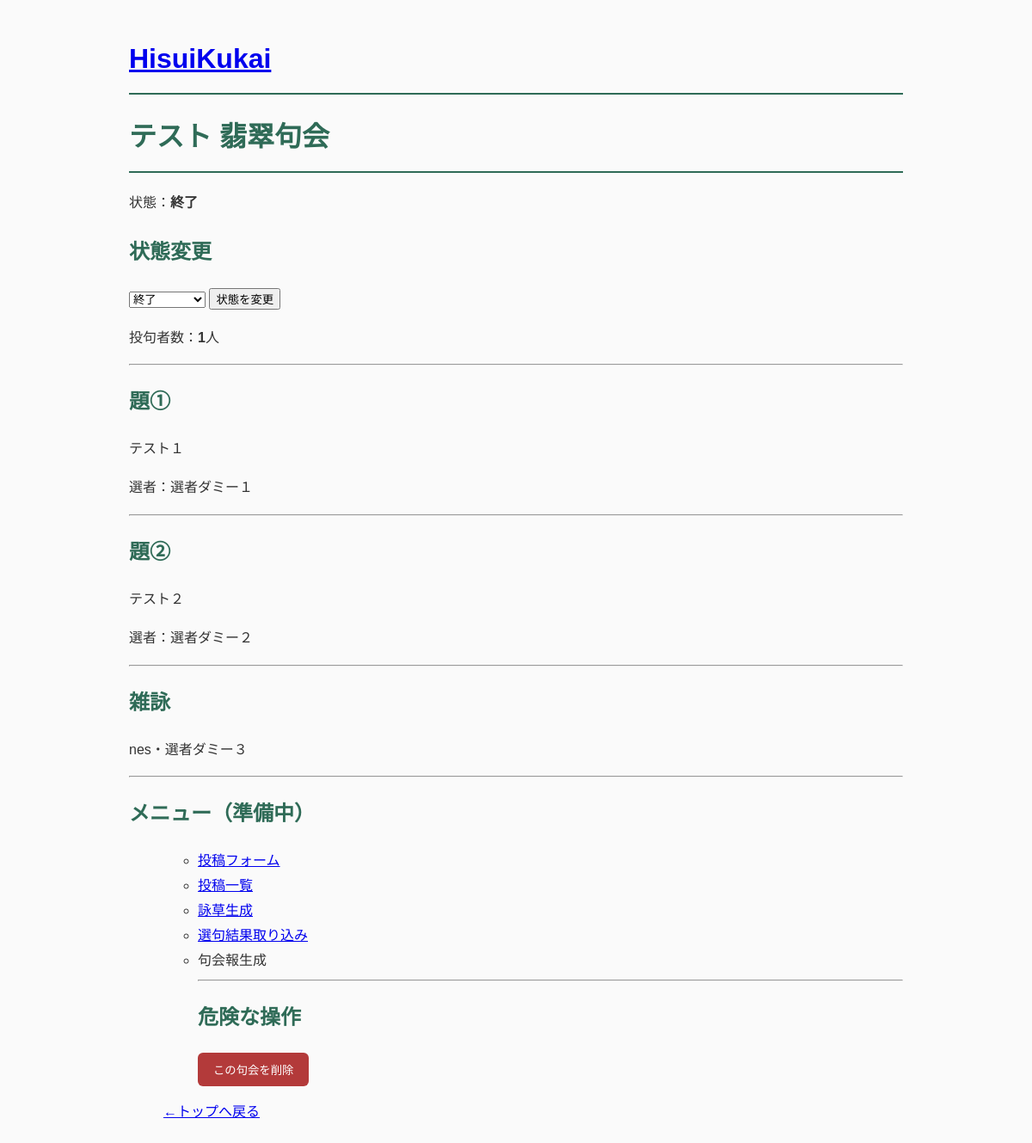
Page /contest/3 on the earlier database version.
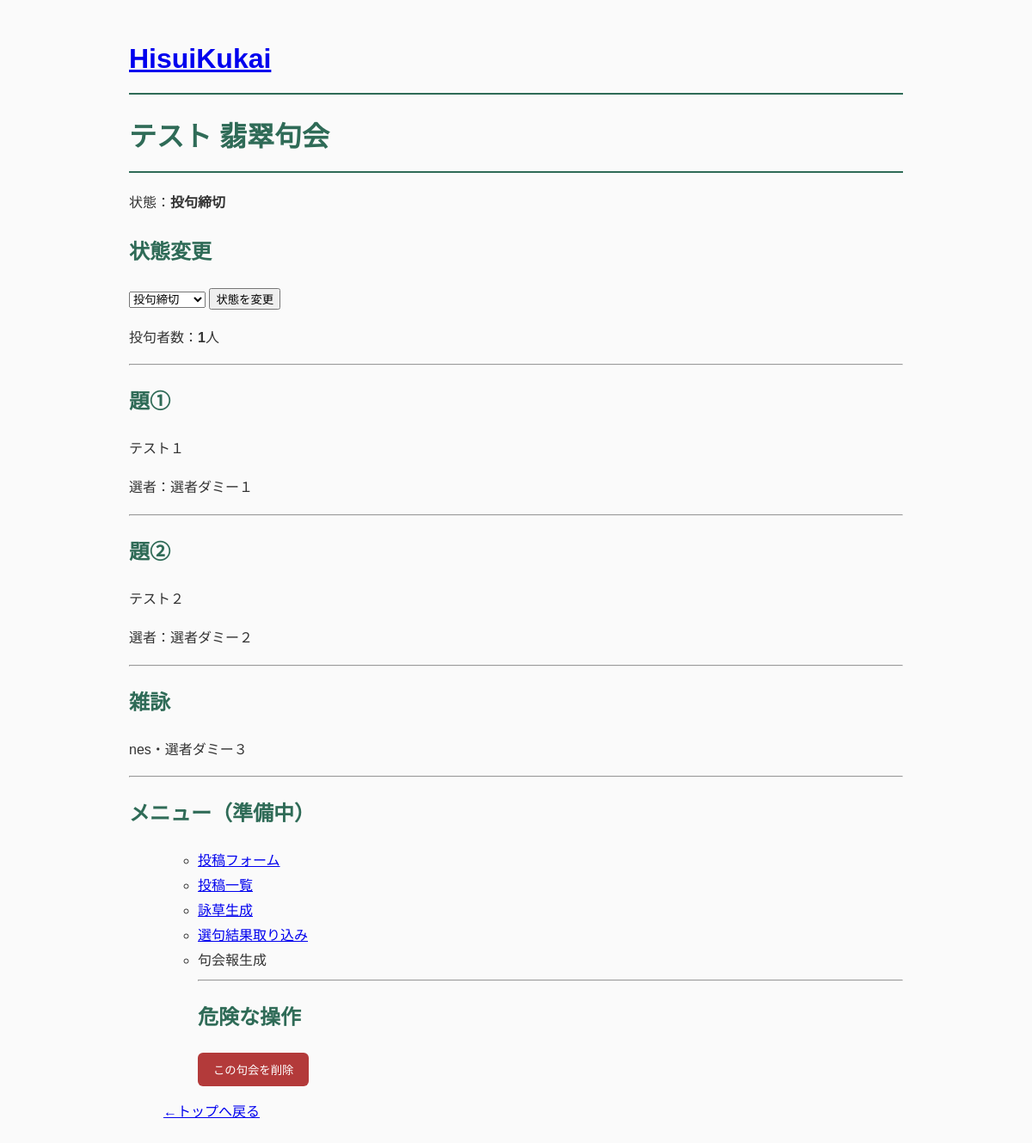
Same page on the later database version.
### tables this page shows
CREATE TABLE contests (
    id INTEGER PRIMARY KEY AUTOINCREMENT,

    contest_no TEXT NOT NULL,

    theme1 TEXT NOT NULL,
    judge1 TEXT NOT NULL,

    theme2 TEXT NOT NULL,
    judge2 TEXT NOT NULL,

    free_judge TEXT NOT NULL,

    status TEXT NOT NULL DEFAULT 'created',

    created_at TIMESTAMP DEFAULT CURRENT_TIMESTAMP
);

### app.py (the view)
@app.route("/contest/<int:contest_id>")
def contest(contest_id):
    contest = get_contest(contest_id)
    status_label = get_status_label(contest["status"])
    participant_count = count_participants(contest_id)
    return render_template(
        "contest.html",
        contest=contest,
        status_label=status_label,
        participant_count=participant_count,
    )

### database.py (called while the page is built)
def get_connection():
    conn = sqlite3.connect(DATABASE)
    conn.row_factory = sqlite3.Row
    return conn

### services/contest_service.py (called while the page is built)
def get_contest(contest_id):
    conn = get_connection()
    contest = conn.execute(
        """
        SELECT *
        FROM contests
        WHERE id = ?
        """,
        (contest_id,),
    ).fetchone()
    conn.close()
    return contest

def get_status_label(status):
    labels = {
        "created": "作成済み",
        "accepting": "投句受付中",
        "closed": "投句締切",
        "selection": "選句受付中",
        "finished": "終了",
    }
    return labels.get(status, status)

### services/submission_service.py (called while the page is built)
def count_participants(contest_id):
    conn = get_connection()
    count = conn.execute(
        """
        SELECT COUNT(*) AS count
        FROM participants
        WHERE contest_id = ?
        """,
        (contest_id,),
    ).fetchone()
    conn.close()
    return count["count"]

### templates/contest.html (shortened to what this page needs)
{% extends "base.html" %}
{% block content %}
<html>
<head>
</head>
<body>
<h1>{{ contest["contest_no"] }} 翡翠句会</h1>
<p>
状態：<strong>{{ status_label }}</strong>
</p>
<h2>状態変更</h2>
<form method="post" action="/contest/{{ contest['id'] }}/status">
<select name="status">
    <option value="closed" {% if contest["status"] == "closed" %}selected{% endif %}>
        投句締切
    </option>
    <option value="finished" {% if contest["status"] == "finished" %}selected{% endif %}>
        終了
    </option>
</select>
    <button type="submit">
        状態を変更
    </button>
</form>
<p>
投句者数：<strong>{{ participant_count }}</strong>人
</p>
<hr>
<h2>題①</h2>
<p>{{ contest["theme1"] }}</p>
<p>選者：{{ contest["judge1"] }}</p>
<hr>
<h2>題②</h2>
<p>{{ contest["theme2"] }}</p>
<p>選者：{{ contest["judge2"] }}</p>
<hr>
<h2>雑詠</h2>
<p>nes・{{ contest["free_judge"] }}</p>
<hr>
<h2>メニュー（準備中）</h2>
<ul>
<ul>
<li>
<a href="/contest/{{ contest['id'] }}/submit">
投稿フォーム
</a>
</li>
<li>
<a href="/contest/{{ contest['id'] }}/submissions">
投稿一覧
</a>
</li>
<li>
<a href="/contest/{{ contest['id'] }}/eiso">
詠草生成
</a>
</li>
<li>
<a href="/contest/{{ contest['id'] }}/selection">
選句結果取り込み
</a>
</li>
<li>句会報生成</li>
<hr>
<h2>危険な操作</h2>
<form method="post"
      action="/contest/{{ contest['id'] }}/delete"
      onsubmit="return confirm('この句会を削除します。投稿・選句データも削除されます。本当によろしいですか？');">
    <button type="submit" class="danger-button">
        この句会を削除
    </button>
</form>
</ul>
<p>
<a href="/">←トップへ戻る</a>
</p>
</body>
</html>
{% endblock %}

### templates/base.html (shortened to what this page needs)
<!DOCTYPE html>
<html lang="ja">
<header>
<h1>
<a href="/">
HisuiKukai
</a>
</h1>
</header>
<head>
    <link rel="stylesheet"
          href="{{ url_for('static', filename='style.css') }}">
</head>
<body>
{% block content %}
{% endblock %}
</body>
</html>

### static/style.css (style rules this page uses)
body { max-width: 900px; margin: 40px auto; padding: 0 30px; font-family: "Noto Sans JP", sans-serif; line-height: 1.8; color: #333; background: #fafafa; }
h1 { color: #2f6b57; border-bottom: 2px solid #2f6b57; padding-bottom: 10px; }
h2 { color: #2f6b57; }
.danger-button { background: #b33a3a; color: white; border: none; padding: 10px 18px; border-radius: 6px; cursor: pointer; }

Differences in the rows shown:
changed contests "テスト": status "終了" → "投句締切"
Other differences:
{{ status_label }}: "終了" → "投句締切"
